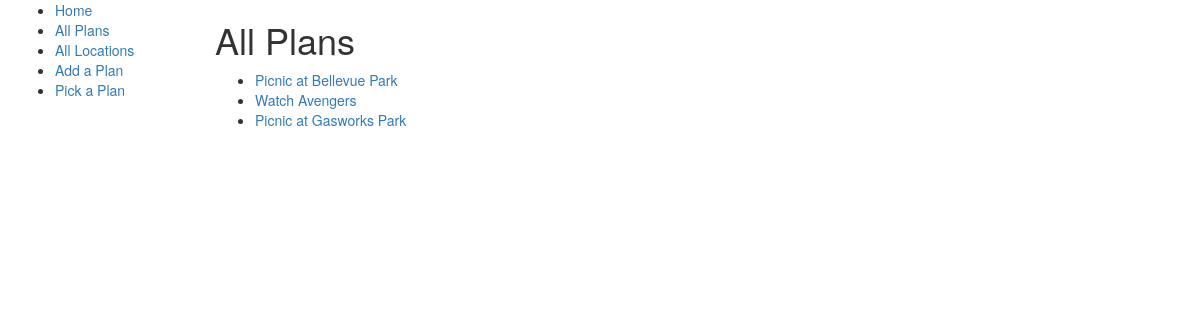
Page /picker/plans/ on the earlier database version.
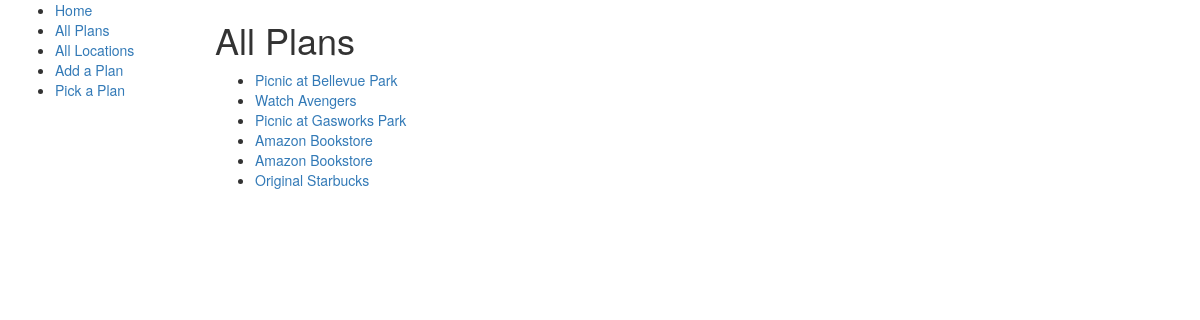
Same page on the later database version.
### picker/models.py (models this page shows, shortened)
class Plan(models.Model):
    title = models.CharField(max_length=150)
    description = models.TextField(max_length=1000, help_text='Enter a brief description')
    PRICE_RANGE = (
        ('$', 'Cheap'),
        ('$$', 'Moderate'),
        ('$$$', 'Pricey'),
    )
    price_point = models.CharField(max_length=3, choices=PRICE_RANGE, blank=True, help_text='Price Range')
    location = models.ForeignKey('Location', on_delete=models.SET_NULL, null=True)
    def get_absolute_url(self):
        return reverse('plan-detail', args=[str(self.id)])

### picker/views.py (the view)
# urls.py: path('plans/', views.PlanListView.as_view(), name='plans'),
class PlanListView(generic.ListView):
    model = Plan
    context_object_name = 'plan_list'
    paginate_by = 10

### picker/templates/picker/plan_list.html
{% extends "base.html" %}
{% block content %}
    <h1>All Plans</h1>
    {% if plan_list %}
    <ul>
      {% for plan in plan_list %}
      <li>
        <a href="{{ plan.get_absolute_url }}">{{ plan.title }}</a>
      </li>
      {% endfor %}
    </ul>
    {% else %}
      <p>There are no plans in the database.</p>
    {% endif %}
{% endblock %}

### picker/templates/base.html (shortened to what this page needs)
<!DOCTYPE html>
<html lang="en">
<head>
  <link rel="stylesheet" href="https://maxcdn.bootstrapcdn.com/bootstrap/3.3.7/css/bootstrap.min.css">
  <link rel="stylesheet" href="https://maxcdn.bootstrapcdn.com/bootstrap/3.3.7/css/bootstrap-theme.min.css">
  {% load static %}
</head>
<body>
  <div class="container-fluid">
    <div class="row">
      <div class="col-sm-2">
      {% block sidebar %}
      <ul class="sidebar-nav">
          <li><a href="{% url 'index' %}">Home</a></li>
          <li><a href="{% url 'plans'%}">All Plans</a></li>
          <li><a href="{% url 'locations' %}">All Locations</a></li>
          <li><a href="{% url 'add-plan' %}">Add a Plan</a></li>
          <li><a href="{% url 'pick' %}">Pick a Plan</a></li>
      </ul>
     {% endblock %}
      </div>
      <div class="col-sm-10 ">
      {% block content %}
      {% endblock %}
      </div>
    </div>
  </div>
</body>
</html>

Differences in the rows shown:
added Plan: title "Amazon Bookstore"
added Plan: title "Amazon Bookstore"
added Plan: title "Original Starbucks"
